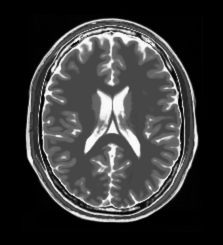
#> input picture homework05/image/brain.png, 223 x 245 px
$ python hw5-1-2.py
#> lines starting #> are read from the running program, lines starting #| are printed output that depends on the picture
import numpy as np
from PIL import Image
import os
import matplotlib.pyplot as plt

def gaussian_noise(image_path, k, plot=True):
    """
    Parameter:
        k: noise standard deviation is (k * sigma_original)
    Return:
        noisy_image: noise-added and clipped image array
        noise_array: noise array
    """
    image = Image.open(image_path).convert('L')
    image_array = np.array(image).astype(np.float32)
    M, N = image_array.shape

    # construct Gaussian noise in spatial domain, mean = 0 and std = (k * sigma)
    sigma = image_array.std()
    noise_std = k * sigma
    noise = np.random.normal(loc=0.0, scale=noise_std, size=(M, N)).astype(np.float32)
    # add noise in spatial domain and clip
    noisy_image = image_array + noise
    noisy_image = np.clip(noisy_image, 0, 255)

    # noise array
    noise_array = noisy_image - image_array

    # empirical v.s. theoretical
    noise_mean = float(noise_array.mean())
    noise_std = float(noise_array.std())
    print(image_path)
    print(f"practical noise mean = {noise_mean:.2f}")
    print(f"practical noise std  = {noise_std:.2f}")
    print(f"k * sigma(original image) = {k * sigma:.2f}" + "\n")

    image_dir = "image"
    file_name = os.path.basename(image_path)

    if plot:
        fig, axes = plt.subplots(1, 3, figsize=(15, 5))

        # original
        axes[0].imshow(image_array, cmap='gray')
        axes[0].set_title('original image')
        axes[0].axis('off')
        # add Gaussian noise
        axes[1].imshow(noisy_image, cmap='gray')
        axes[1].set_title(f'image with Gaussian noise (k={k}, std={noise_std:.2f})')
        axes[1].axis('off')
        # noise histogram
        axes[2].hist(noise_array.ravel(), bins=256)
        axes[2].set_title('histogram of noise')
        axes[2].set_xlim(-100, 100)

        plt.tight_layout()
        plt.savefig(os.path.join(image_dir, f"gaussian_noise_{file_name}"), bbox_inches='tight', dpi=150)
        plt.close()

    return noisy_image, noise_array

def salt_pepper_noise(image_path, a, b, pa, pb, plot=True):
    """
    Parameter:
        a: intensity value for pepper noise
        b: intensity value for salt noise
        pa: probability of pepper noise
        pb: probability of salt noise
    Return:
        noisy_image: image with salt-and-pepper noise
        noise_array: noise array
    """
    image = Image.open(image_path).convert('L')
    image_array = np.array(image).astype(np.float32)
    M, N = image_array.shape

    # mask matrix
    rand = np.random.uniform(0, 1, (M, N))
    pepper_mask = rand < pa
    salt_mask = (rand >= pa) & (rand < pa + pb)
    keep_mask = rand >= (pa + pb)

    # multiplicative mask: keep original pixel
    mul_mask = keep_mask.astype(np.float32)
    # additive mask: replace original pixel with intensity a or b
    add_mask = np.zeros((M, N), dtype=np.float32)
    add_mask[pepper_mask] = a
    add_mask[salt_mask] = b

    # apply masks
    noisy_image = image_array * mul_mask + add_mask

    # noise array
    noise_array = noisy_image - image_array

    image_dir = "image"
    file_name = os.path.basename(image_path)

    if plot:
        fig, axes = plt.subplots(1, 3, figsize=(15, 5))

        # original
        axes[0].imshow(image_array, cmap='gray')
        axes[0].set_title('original image')
        axes[0].axis('off')
        # salt and pepper noise image
        axes[1].imshow(noisy_image, cmap='gray')
        axes[1].set_title(f'salt and pepper noise (a={a}, pa={pa}, b={b}, pb={pb})')
        axes[1].axis('off')
        # noise histogram
        axes[2].hist(noise_array.ravel(), bins=256)
        axes[2].set_title('histogram of noise')
        axes[2].set_xlim(-15, 270)

        plt.tight_layout()
        plt.savefig(os.path.join(image_dir, f"salt_pepper_{file_name}"), bbox_inches='tight', dpi=150)
        plt.close()

    return noisy_image, noise_array

if __name__ == "__main__":

    image_path1 = os.path.join("image", "brain.png")
    image_path2 = os.path.join("image", "heart.png")
    # gassian noise
    k = 0.5
    gaussian_noise(image_path1, k, plot=True)
#> in gaussian_noise, `sigma = image_array.std()`: sigma = 65.88
#> in gaussian_noise, `noise_std = k * sigma`: noise_std = 32.94
#> in gaussian_noise, `noise_array = noisy_image - image_array`:
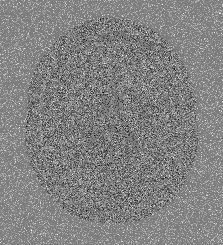
#> noise_array: shape (245, 223) float32; min -121, max 126.9, mean 5.9; drawn with min black and max white
#> in gaussian_noise, `noise_mean = float(noise_array.mean())`: noise_mean = 5.93
#> in gaussian_noise, `noise_std = float(noise_array.std())`: noise_std = 27.36
#| practical noise mean = 5.93
#| practical noise std  = 27.36
#| k * sigma(original image) = 32.94
    gaussian_noise(image_path2, k, plot=True)
#> call 2 of gaussian_noise, with image_path = 'image/heart.png', k = 0.5, plot = True
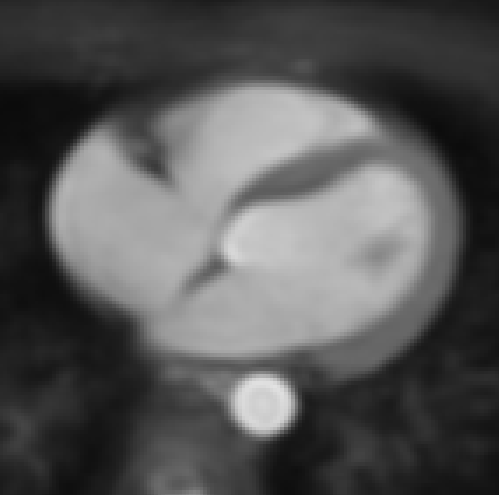
#> input picture homework05/image/heart.png, 499 x 495 px
#> in gaussian_noise (call 2), `sigma = image_array.std()`: sigma = 60.59
#> in gaussian_noise (call 2), `noise_std = k * sigma`: noise_std = 30.29
#> in gaussian_noise (call 2), `noise = np.random.normal(loc=0.0, scale=noise_std, size=(M, N)).astype..`:
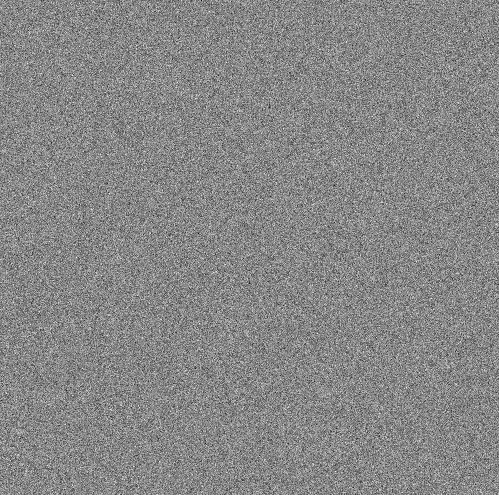
#> noise: shape (495, 499) float32; min -147, max 129.8, mean 0.1; drawn with min black and max white
#> in gaussian_noise (call 2), `noisy_image = np.clip(noisy_image, 0, 255)`:
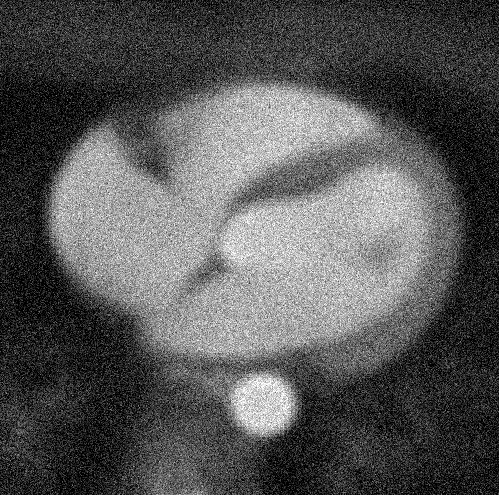
#> noisy_image: shape (495, 499) float32; min 0, max 255, mean 86.9
#> in gaussian_noise (call 2), `noise_mean = float(noise_array.mean())`: noise_mean = 1.27
#> in gaussian_noise (call 2), `noise_std = float(noise_array.std())`: noise_std = 28.49
#| practical noise mean = 1.27
#| practical noise std  = 28.49
#| k * sigma(original image) = 30.29
    # salt and pepper noise
    a, b, pa, pb = 55, 200, 0.2, 0.2
    salt_pepper_noise(image_path1, a, b, pa, pb, plot=True)
    salt_pepper_noise(image_path2, a, b, pa, pb, plot=True)
#> call 2 of salt_pepper_noise, with image_path = 'image/heart.png', a = 55, b = 200, pa = 0.2, pb = 0.2, plot = True
#> in salt_pepper_noise (call 2), `noisy_image = image_array * mul_mask + add_mask`:
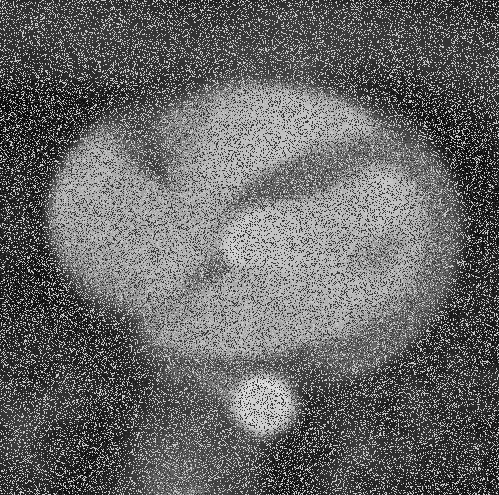
#> noisy_image: shape (495, 499) float32; min 11, max 226, mean 102.3
#> in salt_pepper_noise (call 2), `noise_array = noisy_image - image_array`:
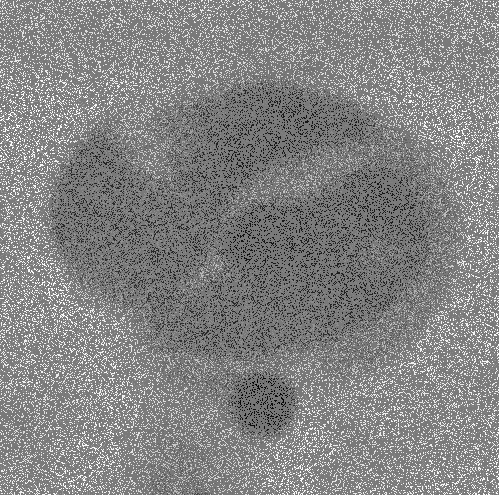
#> noise_array: shape (495, 499) float32; min -171, max 189, mean 16.7; drawn with min black and max white
#> in salt_pepper_noise (call 2), `plt.savefig(os.path.join(image_dir, f"salt_pepper_{file_name}"), bbox_..`:
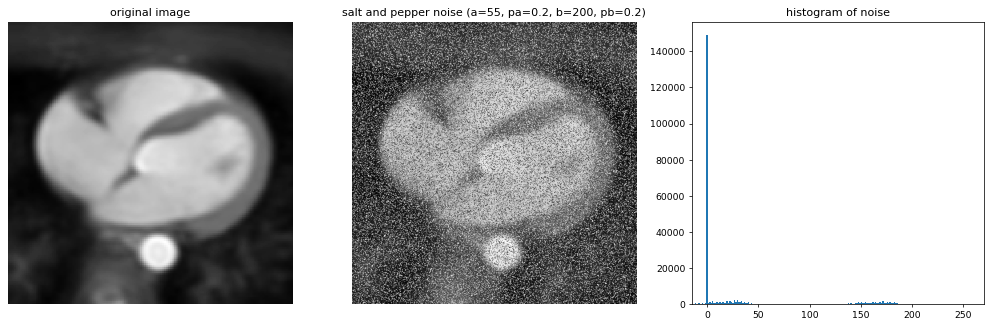
#> figure drawn by matplotlib, 3 panels; panel 3: tallest bar 149046 high, from x = -0.844 to 0.562
